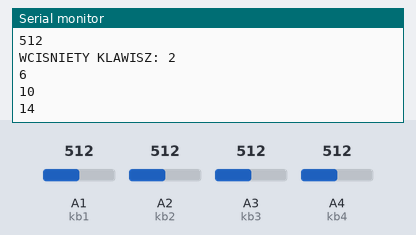
The sketch below on a simulated Arduino Uno, built with avr-gcc and run on an emulated ATmega328P. Parts: the last lines printed to the serial monitor. The inputs (shaded band) are chosen by the test bench; at power-on: A1 (kb1) = 512, A2 (kb2) = 512, A3 (kb3) = 512, A4 (kb4) = 512.

Above: at 1.3 s.
1.4 s: A1 (kb1) set to 560
At 1.89 s:
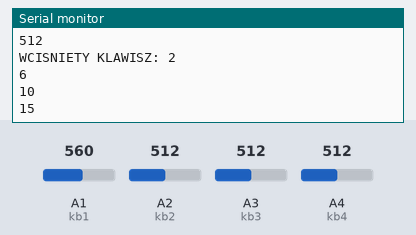
2.9 s: A2 (kb2) set to 560
At 3.43 s:
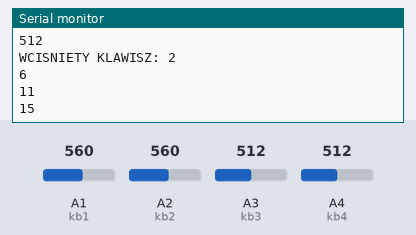
4.4 s: A3 (kb3) set to 560
At 4.98 s:
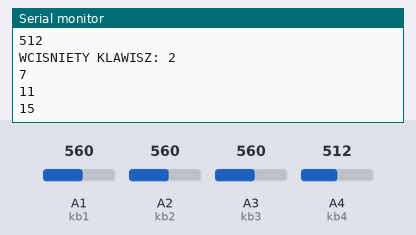
5.9 s: A4 (kb4) set to 560
7.4 s: A1 (kb1) set to 540
At 8.07 s:
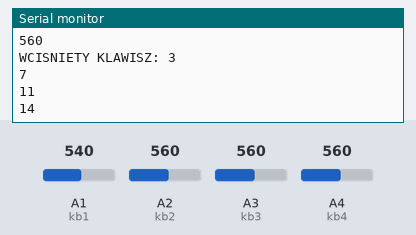
8.9 s: A2 (kb2) set to 716
Timing chart, 0 to 11.4 s (numbered marks = the images above; inputs shaded):
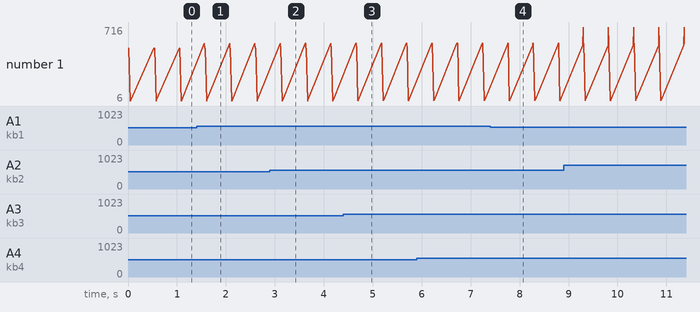

The sketch:

Klawiatura.ino
```cpp
int kb1 = A1;
int kb2 = A2;
int kb3 = A3;
int kb4 = A4;

int v1, v2, v3, v4;

void setup() {
  Serial.begin(9600);
  }

void loop() {

  v1 = analogRead(kb1);
  v2 = analogRead(kb2);
  v3 = analogRead(kb3);
  v4 = analogRead(kb4);

  Serial.println(v1);
  Serial.println(v2);
  Serial.println(v3);
  Serial.println(v4);

   Serial.print("WCISNIETY KLAWISZ: ");


  if (v4>100 && v4<300){
  Serial.println("1");}
  if (v4>300 && v4<550){
  Serial.println("2");}
  if (v4>550 && v4<800){
  Serial.println("3");}
  if (v4>960){
  Serial.println("4");}

   if (v3>100 && v3<300){
  Serial.println("5");}
  if (v3>300 && v3<550){
  Serial.println("6");}
  if (v3>550 && v3<800){
  Serial.println("7");}
  if (v3>960){
  Serial.println("8");}

  if (v2>100 && v2<300){
  Serial.println("9");}
  if (v2>300 && v2<550){
  Serial.println("10");}
  if (v2>550 && v2<800){
  Serial.println("11");}
  if (v2>960){
  Serial.println("12");}

if (v1>100 && v1<300){
  Serial.println("13");}
  if (v1>300 && v1<550){
  Serial.println("14");}
  if (v1>550 && v1<800){
  Serial.println("15");}
  if (v1>960){
  Serial.println("16");}
delay(500);
Serial.println(" ");
 Serial.println("----------------------");
}
```

Measured:
- after the input at 1.4 s, the serial monitor: prints a new line after 0.16 s (image 1)
- after the input at 2.9 s, the serial monitor: prints a new line after 0.25 s (image 2)
- after the input at 4.4 s, the serial monitor: prints a new line after 0.30 s (image 3)
- after the input at 7.4 s, the serial monitor: prints a new line after 0.35 s (image 4)
- plotted number 1: 14 → 15 after the input at 1.4 s, 15 → 14 after the input at 7.4 s
